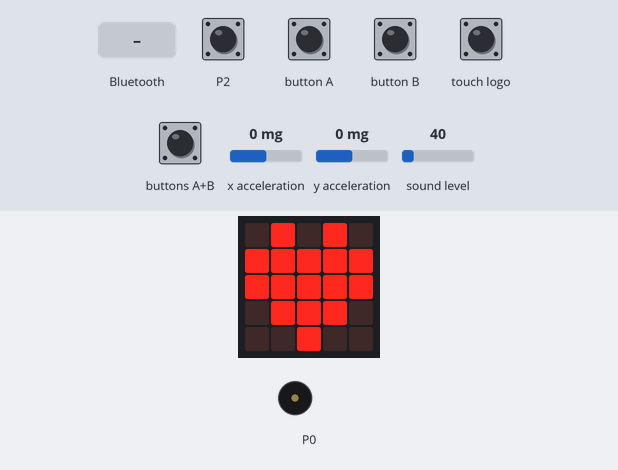
Bench run of a program on a simulated BBC micro:bit (MakeCode). Shown: the board's 5×5 LED display, buzzer (waves = sounding). Inputs (shaded band) come from the test bench; at power-on: x acceleration 0 mg, y acceleration 0 mg, sound level 40. USB keyboard and mouse output is not drawn.

Above: at 3.6 s.
3.7 s: buttons A+B pressed for 0.15 s
At 5.8 s:
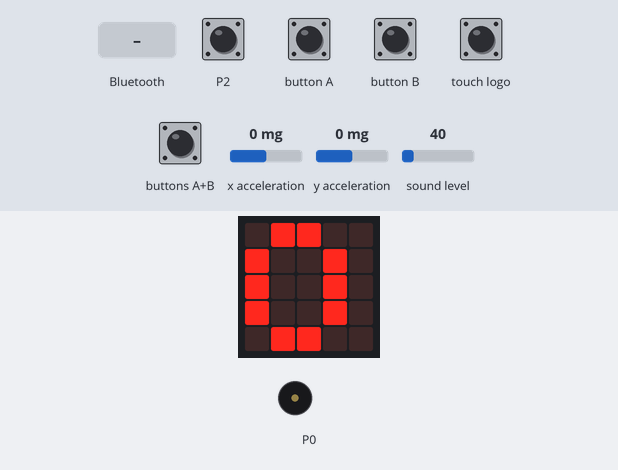
6.8 s: button A pressed for 0.15 s
At 7.15 s:
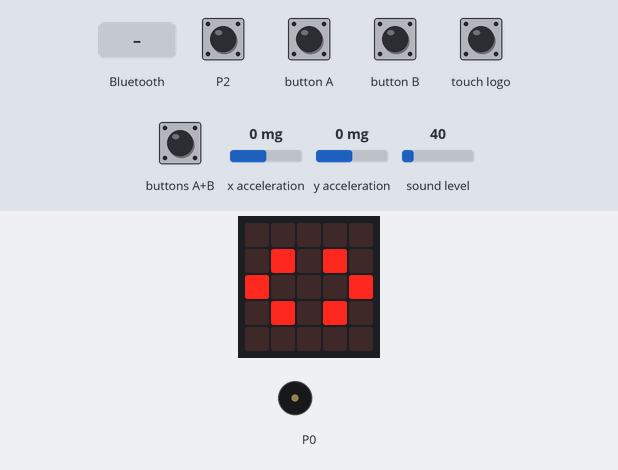
8.8 s: touch pin P2 pressed for 0.15 s
At 9.3 s:
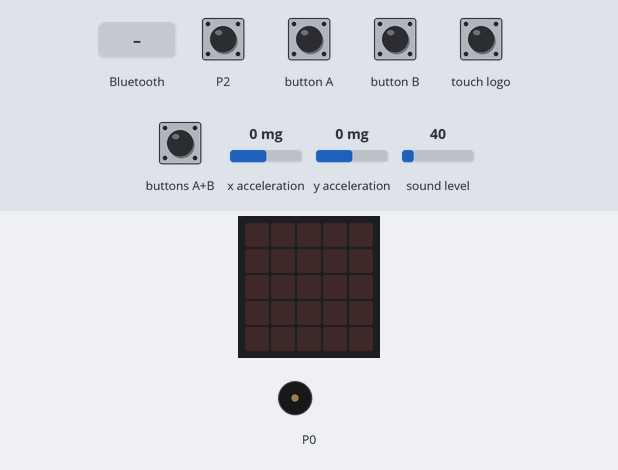
9.5 s: touch logo pressed for 1 s
At 10.73 s:
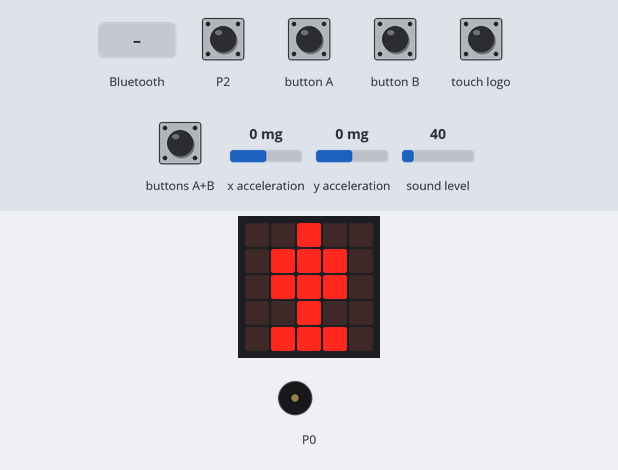
11.1 s: button B pressed for 0.15 s
At 11.75 s:
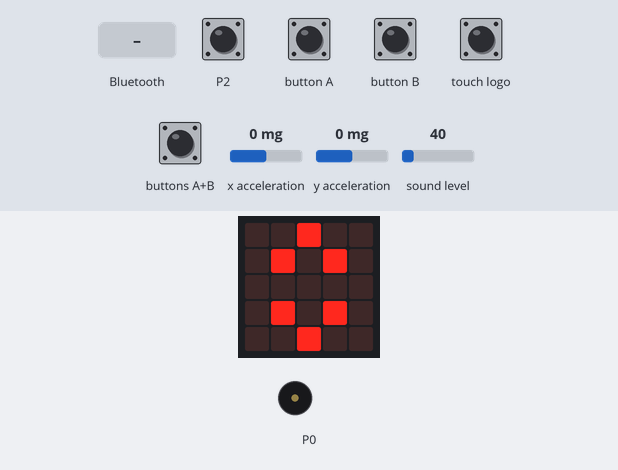
13.3 s: a phone connects over Bluetooth
At 14.3 s:
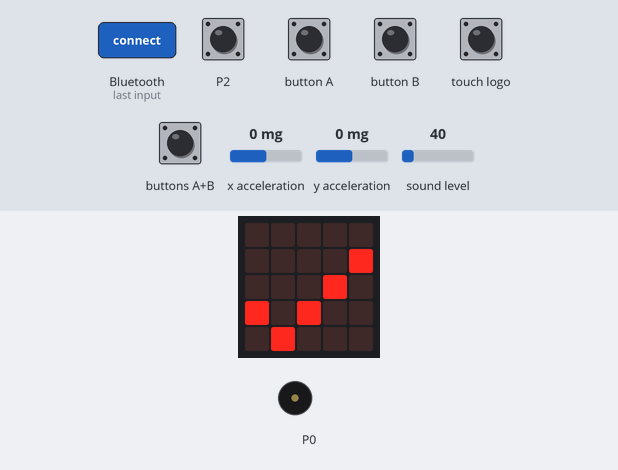
Timing chart, 0 to 16.3 s (numbered marks = the images above; inputs shaded):
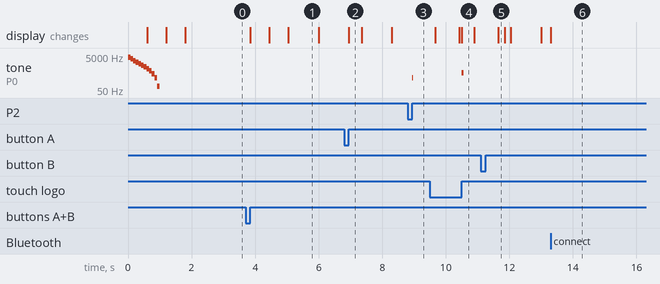

Measured:
- after the input at 3.7 s, the display: first changes after 0.15 s (image 1 shows a later state)
- after the input at 6.8 s, the display: changes after 0.15 s (image 2)
- after the input at 8.8 s, tone on P0: silent → 262 Hz after 0.15 s, → silent 0.03 s later
- after the input at 9.5 s, tone on P0: silent → 523 Hz after 1.0 s, → silent 0.06 s later; the display: first differs from a run without the input after 1.0 s (image 4)
- after the input at 11.1 s, the display: changes after 0.55 s (image 5)
- after the input at 13.3 s, the display: changes at once (image 6)
- what the display in image 1 shows lasts 0.9 s, from 5.1 s to 6.0 s

The program:

main.ts
```typescript
function MicOn() {
    //  設定聲音閾值，當音量超過這個值時，觸發相應事件
    input.setSoundThreshold(SoundThreshold.Loud, Mic * 16)
    //  設定音樂播放的音量，音量根據 Mic 的值調整
    music.setVolume(Mic * 16 - 8)
    //  播放一個短音符 C5 (523Hz) 來指示麥克風已開啟，音符持續一拍的八分之一
    music.play(music.tonePlayable(523, music.beat(BeatFraction.Eighth)), music.PlaybackMode.InBackground)
    //  在 LED 顯示螢幕上顯示一個圖案來指示麥克風開啟狀態
    basic.showLeds(`
        . . # . .
        . # # # .
        . # # # .
        . . # . .
        . # # # .
        `)
    //  顯示當前的 Mic 數值
    basic.showNumber(Mic)
}

//  當 Micro:bit 的 logo 被長按時，執行 on_logo_long_pressed 函數
input.onLogoEvent(TouchButtonEvent.LongPressed, function on_logo_long_pressed() {

    //  當長按 Micro:bit 的 logo 時
    if (Mic > 0) {
        //  如果 Mic 的值大於 0，表示麥克風已開啟
        Mic = 0
        //  將 Mic 設為 0 來關閉麥克風
        MicOff()
    } else {
        //  呼叫 MicOff 函數來處理麥克風關閉的動作
        //  如果 Mic 的值不大於 0，表示麥克風已關閉
        Mic = Sound
        //  將 Mic 設為 Sound（開啟麥克風）
        act = 0
        //  重置動作計數
        lastTime = input.runningTime()
        //  記錄當前時間作為最後一次動作的時間
        MicOn()
    }

    //  呼叫 MicOn 函數來處理麥克風開啟的動作
    basic.pause(200)
    //  清除螢幕上的顯示
    basic.clearScreen()
})
//  當藍牙連接成功時
//  當藍牙連接成功時，執行 on_bluetooth_connected 函數
bluetooth.onBluetoothConnected(function on_bluetooth_connected() {
    //  顯示一個 "YES" 圖標來表示連接成功
    basic.showIcon(IconNames.Yes)
    //  暫停 5 秒以便用戶看到圖標
    basic.pause(5000)
    //  清除螢幕上的顯示
    basic.clearScreen()
})
//  Mic關掉
function MicOff() {
    basic.showLeds(`
        # . # . .
        . # # # .
        . # # # .
        . . # # .
        . # # . #
        `)
}

//  當藍牙斷線時
//  當藍牙斷線時，執行 on_bluetooth_disconnected 函數
bluetooth.onBluetoothDisconnected(function on_bluetooth_disconnected() {
    //  顯示一個 "NO" 圖標來表示斷線
    basic.showIcon(IconNames.No)
    //  暫停 5 秒以便用戶看到圖標
    basic.pause(5000)
    //  清除螢幕上的顯示
    basic.clearScreen()
})
//  A按鈕
//  當 A 按鈕被按下時，執行 on_button_pressed_a 函數
input.onButtonPressed(Button.A, function on_button_pressed_a() {

    //  當按下 A 按鈕時
    if (levelX < max2) {
        levelX += 1
    } else {
        //  如果 levelX 小於 max2，將 levelX 加 1
        levelX = min2
    }

    //  否則，將 levelX 重設為 min2
    //  顯示一個圓形邊框的 LED 圖案來指示 A 按鈕被按下
    basic.showLeds(`
        . . . . .
        . # . # .
        # . . . #
        . # . # .
        . . . . .
        `)
    //  在 LED 顯示螢幕上顯示當前的 levelX 值
    basic.showNumber(levelX)
    //  暫停 200 毫秒以便顯示數字
    basic.pause(200)
    //  清除螢幕上的顯示
    basic.clearScreen()
})
input.onLogoEvent(TouchButtonEvent.Pressed, function on_logo_pressed() {

    //  麥克風按鈕
    if (Mic == 0) {
        MicOff()
    } else {
        if (Mic > 1) {
            Mic += -1
        } else {
            Mic = 9
        }

        MicOn()
    }

    basic.pause(100)
    basic.clearScreen()
})
//  設定當 P2 觸控引腳被按下時，觸發 on_pin_pressed_p2 函數
input.onPinPressed(TouchPin.P2, function on_pin_pressed_p2() {
    //  當 P2 觸控引腳被按下時，執行 Clicks 函數
    Clicks()
})
//  AB按鈕
//  當 A 和 B 按鈕同時被按下時，執行 on_button_pressed_ab 函數
input.onButtonPressed(Button.AB, function on_button_pressed_ab() {

    //  當同時按下 A 和 B 按鈕時
    if (levelX == 0) {
        //  如果 levelX 為 0，則將 levelX 和 levelY 設定為 5
        levelX = 5
        levelY = 5
        //  顯示一個小鑽石圖標，然後顯示一個大鑽石圖標
        basic.showIcon(IconNames.SmallDiamond)
        basic.showIcon(IconNames.Diamond)
    } else if (levelX == 5) {
        //  如果 levelX 為 5，則將 levelX 和 levelY 設定為 0
        levelX = 0
        levelY = 0
        //  顯示一個大鑽石圖標，然後顯示一個小鑽石圖標
        basic.showIcon(IconNames.Diamond)
        basic.showIcon(IconNames.SmallDiamond)
    }

    //  顯示當前的 levelX 值
    basic.showNumber(levelX)
    //  暫停 200 毫秒以便顯示數字
    basic.pause(200)
    //  清除螢幕上的顯示
    basic.clearScreen()
})
//  B按鈕
//  當 B 按鈕被按下時，執行 on_button_pressed_b 函數
input.onButtonPressed(Button.B, function on_button_pressed_b() {

    //  當按下 B 按鈕時
    if (levelY < max2) {
        levelY += 1
    } else {
        //  如果 levelY 小於 max2，將 levelY 加 1
        levelY = min2
    }

    //  否則，將 levelY 重設為 min2
    //  顯示一個十字形的 LED 圖案來指示 B 按鈕被按下
    basic.showLeds(`
        . . # . .
        . # . # .
        . . . . .
        . # . # .
        . . # . .
        `)
    //  在 LED 顯示螢幕上顯示當前的 levelY 值
    basic.showNumber(levelY)
    //  暫停 200 毫秒以便顯示數字
    basic.pause(200)
    //  清除螢幕上的顯示
    basic.clearScreen()
})
input.onSound(DetectedSound.Loud, function on_sound_loud() {
    if (Mic > 0) {
        Clicks()
    }

})
function Clicks() {

    //  取得當前時間
    actTme = input.runningTime()
    //  如果上次動作到現在的時間差小於或等於限制時間（LimitS）或目前狀態是初始狀態（act == 0）
    if (actTme - lastTime <= LimitS || act == 0) {
        act += 1
        //  增加動作計數
        if (act == 1) {
            //  如果這是第一次動作，播放 C4 音符 (262Hz) 的短音
            music.play(music.tonePlayable(262, music.beat(BeatFraction.Sixteenth)), music.PlaybackMode.InBackground)
        } else if (act == 2) {
            //  如果這是第二次動作，播放 E4 音符 (330Hz) 的短音
            music.play(music.tonePlayable(330, music.beat(BeatFraction.Sixteenth)), music.PlaybackMode.InBackground)
        } else if (act == 3) {
            //  如果這是第三次動作，播放 G4 音符 (392Hz) 的短音
            music.play(music.tonePlayable(392, music.beat(BeatFraction.Sixteenth)), music.PlaybackMode.InBackground)
        } else {
            //  如果這是第四次動作或以上，播放 C5 音符 (523Hz) 的短音
            music.play(music.tonePlayable(523, music.beat(BeatFraction.Sixteenth)), music.PlaybackMode.InBackground)
        }

    }

    //  更新上次動作的時間為目前時間
    lastTime = actTme
}

let PressHold = false
let Y = 0
let MoveY = 0
let X = 0
let MoveX = 0
let SpeedY = 0
let SpeedX = 0
let NewY = 0
let NewX = 0
let actTme = 0
let lastTime = 0
let LimitS = 0
let act = 0
let Sound = 0
let Mic = 0
let levelY = 0
let levelX = 0
let min2 = 0
let max2 = 0
let PressLeft = false
let PressRight = false
mouse.startMouseService()
max2 = 9
min2 = 0
levelX = 5
levelY = 5
let factor = 0.004
Mic = 0
Sound = 7
act = 0
LimitS = 700
pins.touchSetMode(TouchTarget.P2, TouchTargetMode.Capacitive)
music.play(music.createSoundExpression(WaveShape.Sine, 5000, 1, 255, 0, 1000, SoundExpressionEffect.None, InterpolationCurve.Logarithmic), music.PlaybackMode.InBackground)
for (let index = 0; index < 2; index++) {
    basic.showIcon(IconNames.SmallHeart)
    //  ## 顯示小愛心
    basic.showIcon(IconNames.Heart)
}
//  ## 顯示愛心
//  重複執行on_forever函數
basic.forever(function on_forever() {

    //  取得目前加速度感應器在X軸與Y軸的讀數
    NewX = input.acceleration(Dimension.X)
    NewY = input.acceleration(Dimension.Y) * -1
    //  根據加速度感應器的值計算滑鼠移動速度
    SpeedX = Math.map(Math.abs(input.acceleration(Dimension.X)), 0, 1023, 1, 10) * (levelX * factor)
    SpeedY = Math.map(Math.abs(input.acceleration(Dimension.Y)), 0, 1023, 1, 10) * (levelY * factor)
    //  計算滑鼠應該移動的距離
    MoveX = SpeedX * (NewX - X)
    MoveY = SpeedY * (NewY - Y)
    //  處理點擊或按住的狀態
    if (act > 0 && input.runningTime() - lastTime > LimitS) {
        if (act >= 4) {
            if (!PressHold) {
                PressHold = true
            }

            //  啟動按住模式
            act = 0
        } else {
            if (act == 1) {
                if (PressHold) {
                    PressHold = false
                    //  取消按住模式
                    basic.clearScreen()
                } else {
                    mouse.click()
                    //  單擊
                    basic.showString("L")
                }

            } else if (act == 2) {
                mouse.click()
                //  雙擊1
                basic.pause(100)
                mouse.click()
                //  雙擊2
                basic.showString("D")
            } else if (act == 3) {
                mouse.rightClick()
                //  右鍵單擊
                basic.showString("R")
            }

            act = 0
        }

        //  根據是否為按住模式，移動滑鼠
        if (PressHold) {
            basic.showString("H")
        } else {
            basic.clearScreen()
        }

    }

    if (PressHold) {
        mouse.send(MoveX, MoveY, true, false, false, 0, true)
    } else {
        mouse.movexy(MoveX, MoveY)
    }

    //  更新X, Y的位置，平滑移動效果
    X = SpeedX * NewX + (1 - SpeedX) * X
    Y = SpeedY * NewY + (1 - SpeedY) * Y
})
```

test.ts
```typescript
// 在這裡測試；當此封包作為擴充功能時，將不會編譯此內容。
```
